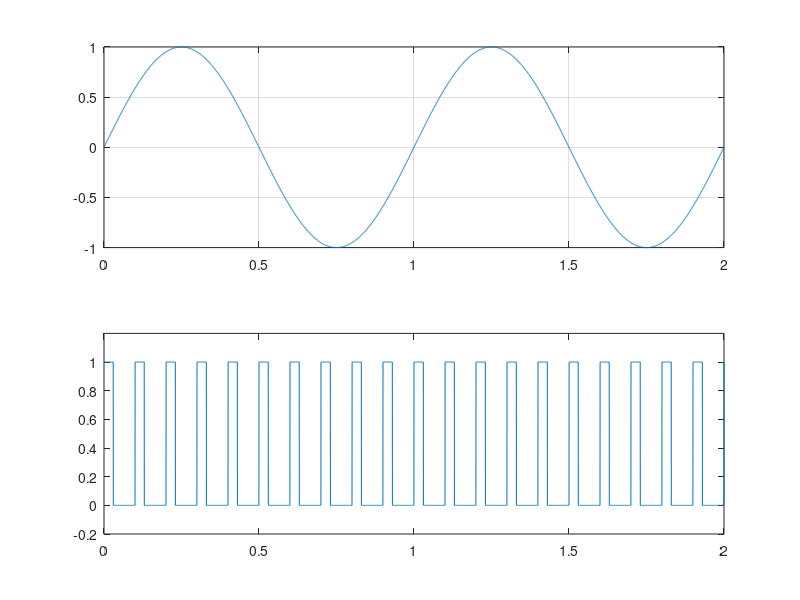
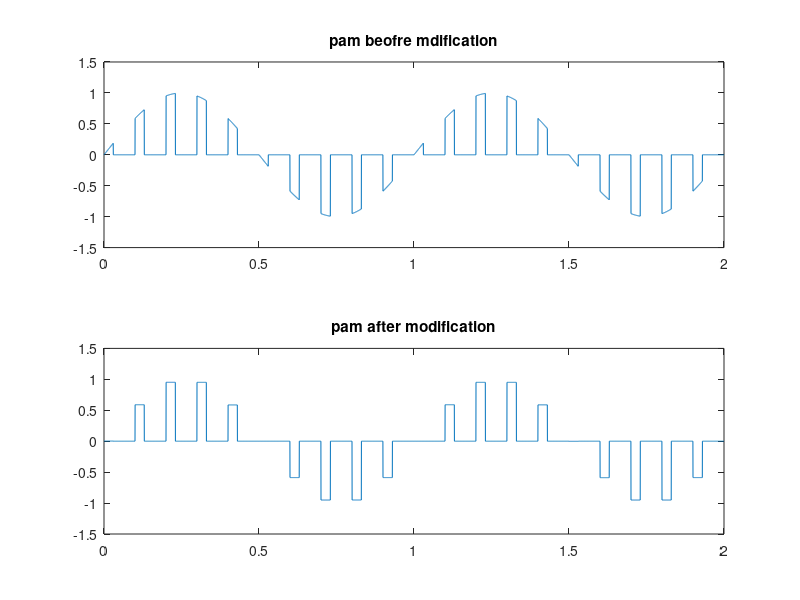

The MATLAB source for these figures, in order:
fc=10;
fm=1;
fs=300*fc;
t=0:1/fs:2/fm;

msg=sin(2*pi*fm*t);
carrier=square(2*pi*fc*t,30);
carrier(carrier<0)=0;

pam=msg.*carrier;
pam1=msg.*carrier;

%disp(pam);
for i=2:1:length(pam)
    if(pam(i)~=0)
        if(pam(i-1)~=0)
            pam(i)=pam(i-1);
        else
            pam(i)=pam(i);
        end
    else
        pam(i)=0;
    end
end

%disp(pam);
figure(1);
subplot(2,1,1)
plot(t,msg);
grid on;
subplot(2,1,2);
plot(t,carrier);
ylim([-0.2 1.2]);

figure(2);
subplot(2,1,1);
plot(t,pam1);
axis([0 2 -1.5 1.5]);
title('pam beofre mdification');
subplot(2,1,2);
plot(t,pam);
axis([0 2 -1.5 1.5]);
title('pam after modification');
